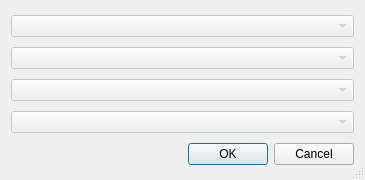
<?xml version="1.0" encoding="UTF-8"?>
<ui version="4.0">
 <class>DialogKladr</class>
 <widget class="QDialog" name="DialogKladr">
  <property name="geometry">
   <rect>
    <x>0</x>
    <y>0</y>
    <width>365</width>
    <height>180</height>
   </rect>
  </property>
  <property name="windowTitle">
   <string>КЛАДР</string>
  </property>
  <property name="windowIcon">
   <iconset resource="../resources.qrc">
    <normaloff>:/plugins/openland/icons/symbol_check.png</normaloff>:/plugins/openland/icons/symbol_check.png</iconset>
  </property>
  <property name="sizeGripEnabled">
   <bool>true</bool>
  </property>
  <property name="modal">
   <bool>true</bool>
  </property>
  <layout class="QVBoxLayout" name="verticalLayout">
   <item>
    <widget class="QComboBox" name="comboBox1">
     <property name="enabled">
      <bool>false</bool>
     </property>
     <property name="toolTip">
      <string/>
     </property>
     <property name="statusTip">
      <string/>
     </property>
     <property name="whatsThis">
      <string/>
     </property>
    </widget>
   </item>
   <item>
    <widget class="QComboBox" name="comboBox2">
     <property name="enabled">
      <bool>false</bool>
     </property>
    </widget>
   </item>
   <item>
    <widget class="QComboBox" name="comboBox3">
     <property name="enabled">
      <bool>false</bool>
     </property>
    </widget>
   </item>
   <item>
    <widget class="QComboBox" name="comboBox4">
     <property name="enabled">
      <bool>false</bool>
     </property>
    </widget>
   </item>
   <item>
    <widget class="QDialogButtonBox" name="buttonBox">
     <property name="orientation">
      <enum>Qt::Horizontal</enum>
     </property>
     <property name="standardButtons">
      <set>QDialogButtonBox::Cancel|QDialogButtonBox::Ok</set>
     </property>
    </widget>
   </item>
  </layout>
 </widget>
 <resources>
  <include location="../resources.qrc"/>
 </resources>
 <connections>
  <connection>
   <sender>buttonBox</sender>
   <signal>accepted()</signal>
   <receiver>DialogKladr</receiver>
   <slot>accept()</slot>
   <hints>
    <hint type="sourcelabel">
     <x>257</x>
     <y>169</y>
    </hint>
    <hint type="destinationlabel">
     <x>157</x>
     <y>274</y>
    </hint>
   </hints>
  </connection>
  <connection>
   <sender>buttonBox</sender>
   <signal>rejected()</signal>
   <receiver>DialogKladr</receiver>
   <slot>reject()</slot>
   <hints>
    <hint type="sourcelabel">
     <x>325</x>
     <y>169</y>
    </hint>
    <hint type="destinationlabel">
     <x>286</x>
     <y>274</y>
    </hint>
   </hints>
  </connection>
 </connections>
</ui>
